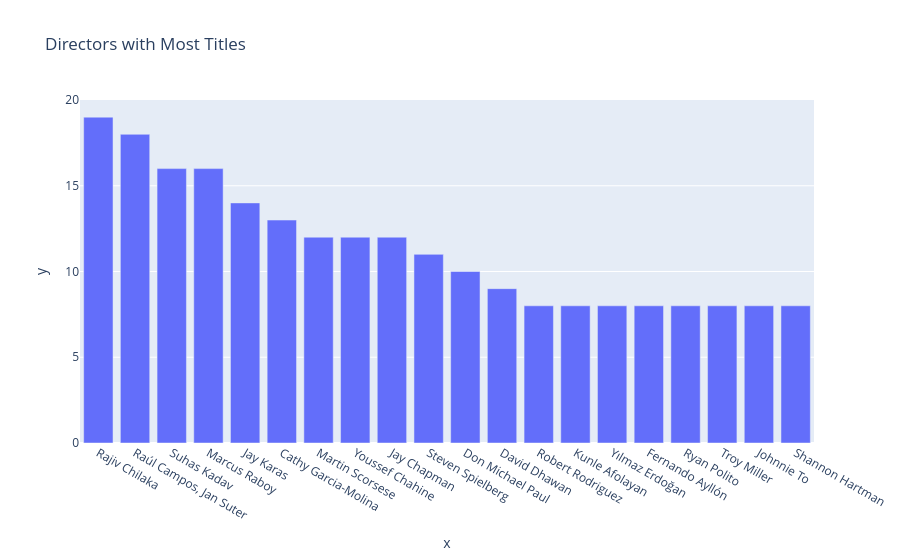

The cell this chart's notebook holds for it:
### Code cell
directors_with_most_titles = df['director'].value_counts().head(20)
print(f"Directors with Most Titles:\n{directors_with_most_titles}")
fig=px.bar(x=directors_with_most_titles.index,
             y=directors_with_most_titles.values,
             title='Directors with Most Titles')
fig.update_traces(textposition='inside')
fig.show()

### Figure 1 — Plotly figure (JSON) as saved in the notebook; plotly's stock layout.template omitted (floating-point values rounded to 4 significant figures)
{"data": [{"hovertemplate": "x=%{x}<br>y=%{y}<extra></extra>", "legendgroup": "", "marker": {"color": "#636efa", "pattern": {"shape": ""}}, "name": "", "orientation": "v", "showlegend": false, "textposition": "inside", "type": "bar", "x": ["Rajiv Chilaka", "Raúl Campos, Jan Suter", "Suhas Kadav", "Marcus Raboy", "Jay Karas", "Cathy Garcia-Molina", "Martin Scorsese", "Youssef Chahine", "Jay Chapman", "Steven Spielberg", "Don Michael Paul", "David Dhawan", "Robert Rodriguez", "Kunle Afolayan", "Yılmaz Erdoğan", "Fernando Ayllón", "Ryan Polito", "Troy Miller", "Johnnie To", "Shannon Hartman"], "xaxis": "x", "y": [19, 18, 16, 16, 14, 13, 12, 12, 12, 11, 10, 9, 8, 8, 8, 8, 8, 8, 8, 8], "yaxis": "y"}], "layout": {"barmode": "relative", "legend": {"tracegroupgap": 0}, "title": {"text": "Directors with Most Titles"}, "xaxis": {"anchor": "y", "domain": [0, 1], "title": {"text": "x"}}, "yaxis": {"anchor": "x", "domain": [0, 1], "title": {"text": "y"}}}}
